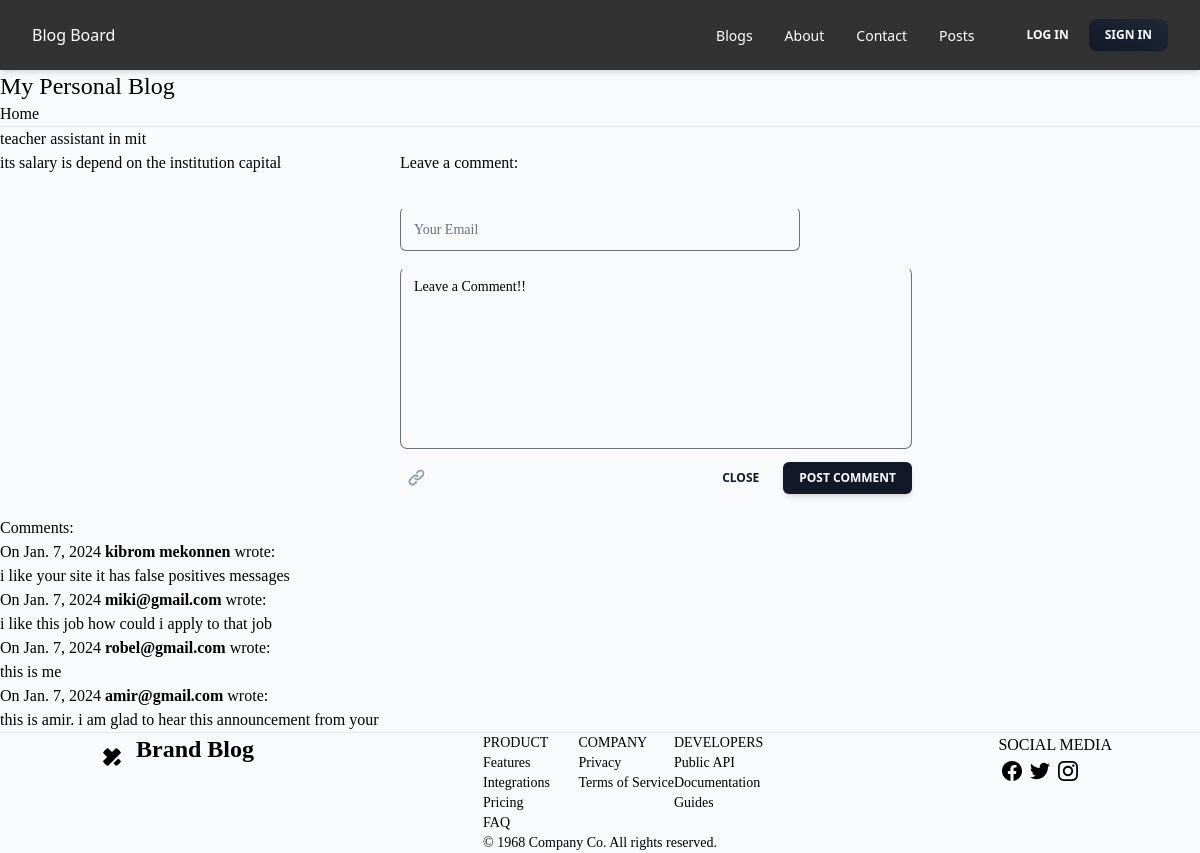
The app's page /post/1/ with its own data.
### blog/models.py (models this page shows, shortened)
class Post(models.Model):
    title = models.CharField(max_length=255)
    body = models.TextField()
    created_on = models.DateTimeField(auto_now_add=True)
    last_modified = models.DateTimeField(auto_now=True)
    categories = models.ManyToManyField("Category", related_name="posts")

class Comment(models.Model):
    author = models.CharField(max_length=60)
    body = models.TextField()
    created_on = models.DateTimeField(auto_now_add=True)
    post = models.ForeignKey("Post", on_delete=models.CASCADE)

### blog/views.py (the view, shortened to what this page needs)
# urls.py: path("post/<int:pk>/", views.blog_detail, name="blog_detail"),
def blog_detail(request, pk):
    post = Post.objects.get(pk=pk)
    form = CommentForm()
    comments = Comment.objects.filter(post=post)
    context = {
        "post": post,
        "comments": comments,
        "form": CommentForm(),
    }
    return render(request, "blog/detail.html", context)

### blog/forms.py
class CommentForm(forms.Form):
    author = forms.CharField(
        max_length=60,
        widget=forms.TextInput(
            attrs={"class": "w-full h-full px-3 py-3 font-sans text-sm font-normal transition-all bg-transparent border rounded-md peer border-blue-gray-200 border-t-transparent text-blue-gray-700 outline outline-0 placeholder-shown:border placeholder-shown:border-blue-gray-200 placeholder-shown:border-t-blue-gray-200 focus:border-2 focus:border-gray-900 focus:border-t-transparent focus:outline-0 disabled:border-0 disabled:bg-blue-gray-50"}
        ),
    )
    body = forms.CharField(
        widget=forms.Textarea(
            attrs={"class": "", 'rows': 8}
        )
    )

### blog/templates/blog/detail.html (shortened to what this page needs)
{% extends "base_blog.html" %}
{% block page_title %}
    <h2>{{ post.title }}</h2>
{% endblock page_title %}
{% block page_content %}
<div class=" grid md:grid-cols-3 lg:grid-cols-2 ">
    <div class="grid-cols-2">
        <p>{{ post.body | linebreaks }}</p>
    </div>
    <div class="grid-cols-2">
        <h3>Leave a comment:</h3>
        <form method="post">
            {% include 'blog/comment_blog.html'%}
        </form>
    </div>
</div>
<div>
    <h3>Comments:</h3>
    {% for comment in comments %}
        <p>
            On {{ comment.created_on.date }} <b>{{ comment.author }}</b> wrote:
        </p>
        <p>
            {{ comment.body | linebreaks }}
        </p>
    {% endfor %}
</div>
{% endblock page_content %}

### blog/templates/base_blog.html (shortened to what this page needs)
{% load static tailwind_tags %}
<!DOCTYPE html>
<html lang="en">
	<head>
		{% tailwind_css %}
	</head>
	<body class="bg-gray-50 font-serif italic leading-normal tracking-normal">
        <nav class="sticky top-0 z-10 block w-full max-w-full px-4 py-2 text-white bg-black rounded-none shadow-md h-max border-white/80 bg-opacity-80 backdrop-blur-2xl backdrop-saturate-200 lg:px-8 lg:py-4">
            <div class="flex items-center justify-between text-blue-gray-900">
            <a href="{% url 'blog_index' %}"
                class="mr-4 block cursor-pointer py-1.5 font-sans text-base font-medium leading-relaxed text-inherit antialiased">
                Blog Board
            </a>
            <div class="flex items-center gap-4">
                <div class="hidden mr-4 lg:block">
                <ul class="flex flex-col gap-2 mt-2 mb-4 lg:mb-0 lg:mt-0 lg:flex-row lg:items-center lg:gap-6">
                    <li class="block p-1 font-sans text-sm antialiased font-normal leading-normal text-blue-gray-900">
                    <a href="subject" class="flex items-center">
                        Blogs
                    </a>
                    </li>
                    <li class="block p-1 font-sans text-sm antialiased font-normal leading-normal text-blue-gray-900">
                    <a href="course" class="flex items-center">
                        About
                    </a>
                    </li>
                    <li class="block p-1 font-sans text-sm antialiased font-normal leading-normal text-blue-gray-900">
                    <a href="#" class="flex items-center">
                        Contact
                    </a>
                    </li>
                    <li class="block p-1 font-sans text-sm antialiased font-normal leading-normal text-blue-gray-900">
                    <a href="gallery" class="flex items-center">
                        Posts
                    </a>
                    </li>
                </ul>
                </div>
                <div class="flex items-center gap-x-1">
                <button
                    class="hidden px-4 py-2 font-sans text-xs font-bold text-center uppercase align-middle transition-all rounded-lg select-none hover:bg-gray-900/10 active:bg-gray-900/20 disabled:pointer-events-none disabled:opacity-50 disabled:shadow-none lg:inline-block"
                    type="button">
                    <span>Log In</span>
                </button>
                <button
                    class="hidden select-none rounded-lg bg-gradient-to-tr from-gray-900 to-gray-800 py-2 px-4 text-center align-middle font-sans text-xs font-bold uppercase text-white shadow-md shadow-gray-900/10 transition-all hover:shadow-lg hover:shadow-gray-900/20 active:opacity-[0.85] disabled:pointer-events-none disabled:opacity-50 disabled:shadow-none lg:inline-block"
                    type="button">
                    <span>Sign in</span>
                </button>
                </div>
            </div>
            </div>
        </nav>
        <div class="flex-col mx-auto flex justify-end">
            <h1 class="text-2xl">My Personal Blog</h1>
            <a href="{% url 'blog_index' %}">Home</a>
            <hr>
            {% block page_title %}{% endblock page_title %}
            {% block page_content %}{% endblock page_content %}
        </div>
    </body>
    {% include 'blog/footer_blog.html' %}
</html>

### blog/templates/blog/comment_blog.html (shortened to what this page needs)
<div class="flex my-4 flex-col">
      <div class="relative md:lg:w-[32rem] sm:w-full xs:w-full h-11 my-4">
          <input name="author" class="w-full h-full px-3 py-3 font-sans text-sm font-normal transition-all bg-transparent border rounded-md peer border-blue-gray-200 border-t-transparent text-blue-gray-700 outline outline-0 placeholder-shown:border placeholder-shown:border-blue-gray-200 placeholder-shown:border-t-blue-gray-200 focus:border-2 focus:border-gray-900 focus:border-t-transparent focus:outline-0 disabled:border-0 disabled:bg-blue-gray-50"
                placeholder=" " />
          <label
                class="before:content[' '] after:content[' '] pointer-events-none absolute left-0 -top-1.5 flex h-full w-full select-none !overflow-visible truncate text-[11px] font-normal leading-tight text-gray-500 transition-all before:pointer-events-none before:mt-[6.5px] before:mr-1 before:box-border before:block before:h-1.5 before:w-2.5 before:rounded-tl-md before:border-t before:border-l before:border-blue-gray-200 before:transition-all after:pointer-events-none after:mt-[6.5px] after:ml-1 after:box-border after:block after:h-1.5 after:w-2.5 after:flex-grow after:rounded-tr-md after:border-t after:border-r after:border-blue-gray-200 after:transition-all peer-placeholder-shown:text-sm peer-placeholder-shown:leading-[4.1] peer-placeholder-shown:text-blue-gray-500 peer-placeholder-shown:before:border-transparent peer-placeholder-shown:after:border-transparent peer-focus:text-[11px] peer-focus:leading-tight peer-focus:text-gray-900 peer-focus:before:border-t-2 peer-focus:before:border-l-2 peer-focus:before:!border-gray-900 peer-focus:after:border-t-2 peer-focus:after:border-r-2 peer-focus:after:!border-gray-900 peer-disabled:text-transparent peer-disabled:before:border-transparent peer-disabled:after:border-transparent peer-disabled:peer-placeholder-shown:text-blue-gray-500">
                Your Email
          </label>
      </div>
      <div class="relative w-[32rem]">
        <div class="relative w-full md:lg:sm:min-w-[200px]">
          <textarea rows="8" name="body"
            class="peer h-full min-h-[100px] w-full !resize-none  rounded-[7px] border border-blue-gray-200 border-t-transparent bg-transparent px-3 py-2.5 font-sans text-sm font-normal text-blue-gray-700 outline outline-0 transition-all placeholder-shown:border placeholder-shown:border-blue-gray-200 placeholder-shown:border-t-blue-gray-200 focus:border-2 focus:border-gray-900 focus:border-t-transparent focus:outline-0 disabled:resize-none disabled:border-0 disabled:bg-blue-gray-50"
            placeholder=" "></textarea>
          <label
            class="before:content[' '] after:content[' '] pointer-events-none absolute left-0 -top-1.5 flex h-full w-full select-none text-[11px] font-normal leading-tight text-blue-gray-400 transition-all before:pointer-events-none before:mt-[6.5px] before:mr-1 before:box-border before:block before:h-1.5 before:w-2.5 before:rounded-tl-md before:border-t before:border-l before:border-blue-gray-200 before:transition-all after:pointer-events-none after:mt-[6.5px] after:ml-1 after:box-border after:block after:h-1.5 after:w-2.5 after:flex-grow after:rounded-tr-md after:border-t after:border-r after:border-blue-gray-200 after:transition-all peer-placeholder-shown:text-sm peer-placeholder-shown:leading-[3.75] peer-placeholder-shown:text-blue-gray-500 peer-placeholder-shown:before:border-transparent peer-placeholder-shown:after:border-transparent peer-focus:text-[11px] peer-focus:leading-tight peer-focus:text-gray-900 peer-focus:before:border-t-2 peer-focus:before:border-l-2 peer-focus:before:!border-gray-900 peer-focus:after:border-t-2 peer-focus:after:border-r-2 peer-focus:after:!border-gray-900 peer-disabled:text-transparent peer-disabled:before:border-transparent peer-disabled:after:border-transparent peer-disabled:peer-placeholder-shown:text-blue-gray-500">
            Leave a Comment!!
          </label>
        </div>
        <div class="flex w-full justify-between py-1.5">
          <button
            class="relative h-8 max-h-[32px] w-8 max-w-[32px] select-none rounded-lg text-center align-middle font-sans text-xs font-medium uppercase text-blue-gray-500 transition-all hover:bg-blue-gray-500/10 active:bg-blue-gray-500/30 disabled:pointer-events-none disabled:opacity-50 disabled:shadow-none"
            type="button">
            <span class="absolute transform -translate-x-1/2 -translate-y-1/2 top-1/2 left-1/2">
            </span>
          </button>
          <div class="flex gap-2">
            <button
              class="px-4 py-2 font-sans text-xs font-bold text-center text-gray-900 uppercase align-middle transition-all rounded-md select-none hover:bg-gray-900/10 active:bg-gray-900/20 disabled:pointer-events-none disabled:opacity-50 disabled:shadow-none"
              type="button">
              Close
            </button>
            <button
              class="select-none rounded-md bg-gray-900 py-2 px-4 text-center align-middle font-sans text-xs font-bold uppercase text-white shadow-md shadow-gray-900/10 transition-all hover:shadow-lg hover:shadow-gray-900/20 focus:opacity-[0.85] focus:shadow-none active:opacity-[0.85] active:shadow-none disabled:pointer-events-none disabled:opacity-50 disabled:shadow-none"
              type="submit">
              Post Comment
            </button>
          </div>
        </div>
      </div>
</div>

### blog/templates/blog/footer_blog.html (shortened to what this page needs)
{% load static tailwind_tags %}
<hr>
<footer class="px-4 divide-y dark:bg-gray-800 dark:text-gray-100 border-separate">
	<div class="container flex flex-col justify-between py-10 mx-auto space-y-8 lg:flex-row lg:space-y-0">
		<div class="lg:w-1/3">
			<a rel="noopener noreferrer" href="#" class="flex justify-center space-x-3 lg:justify-start">
				<div class="flex items-center justify-center w-12 h-12 rounded-full dark:bg-violet-400">
				</div>
				<span class="self-center text-2xl font-semibold">Brand Blog</span>
			</a>
		</div>
		<div class="grid grid-cols-3 text-sm gap-x-3 gap-y-8 lg:w-2/3 sm:grid-cols-4">
			<div class="space-y-3">
				<h3 class="tracki uppercase dark:text-gray-50">Product</h3>
				<ul class="space-y-1">
					<li>
						<a rel="noopener noreferrer" href="#">Features</a>
					</li>
					<li>
						<a rel="noopener noreferrer" href="#">Integrations</a>
					</li>
					<li>
						<a rel="noopener noreferrer" href="#">Pricing</a>
					</li>
					<li>
						<a rel="noopener noreferrer" href="#">FAQ</a>
					</li>
				</ul>
			</div>
			<div class="space-y-3">
				<h3 class="tracki uppercase dark:text-gray-50">Company</h3>
				<ul class="space-y-1">
					<li>
						<a rel="noopener noreferrer" href="#">Privacy</a>
					</li>
					<li>
						<a rel="noopener noreferrer" href="#">Terms of Service</a>
					</li>
				</ul>
			</div>
			<div class="space-y-3">
				<h3 class="uppercase dark:text-gray-50">Developers</h3>
				<ul class="space-y-1">
					<li>
						<a rel="noopener noreferrer" href="#">Public API</a>
					</li>
					<li>
						<a rel="noopener noreferrer" href="#">Documentation</a>
					</li>
					<li>
						<a rel="noopener noreferrer" href="#">Guides</a>
					</li>
				</ul>
			</div>
		</div>
            <div class="space-y-3">
                  <div class="uppercase dark:text-gray-50">Social media</div>
                  <div class="flex justify-start space-x-3">
                        <a rel="noopener noreferrer" href="#" title="Facebook" class="flex items-center p-1">
                        </a>
                        <a rel="noopener noreferrer" href="#" title="Twitter" class="flex items-center p-1">
                        </a>
                        <a rel="noopener noreferrer" href="#" title="Instagram" class="flex items-center p-1">
                        </a>
                  </div>
            </div>
	</div>
	<div class="py-6 text-sm text-center dark:text-gray-400">© 1968 Company Co. All rights reserved.</div>
</footer>

### records on screen
Post: title "teacher assistant in mit", body "its salary is depend on the institution capital"
Comment: created_on "Jan. 7, 2024", author "kibrom mekonnen", body "i like your site it has false positives messages"
Comment: created_on "Jan. 7, 2024", author "miki@gmail.com", body "i like this job how could i apply to that job"
Comment: created_on "Jan. 7, 2024", author "robel@gmail.com", body "this is me"
Comment: created_on "Jan. 7, 2024", author "amir@gmail.com", body "this is amir. i am glad to hear this announcement from your"
